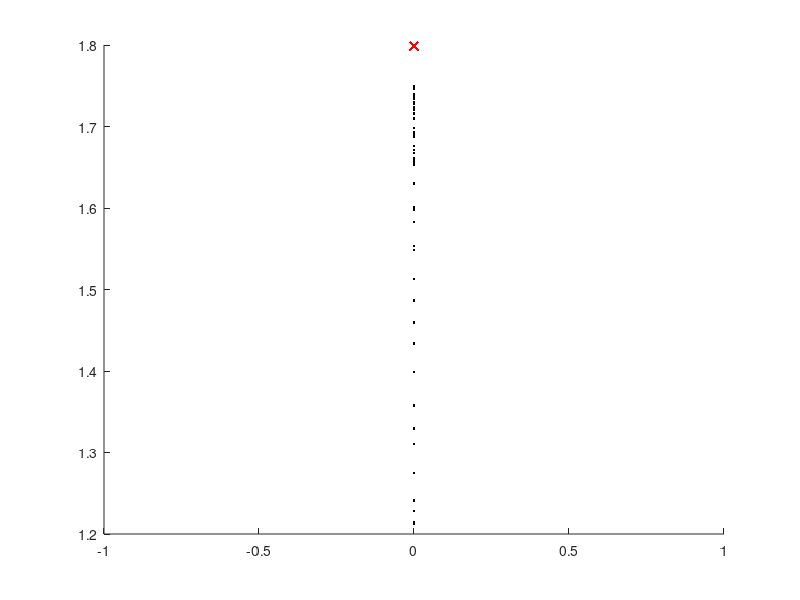

MATLAB code to generate this figure:
    %% RESET
clear all;
close all;
clc;
format compact;

%% LOAD
Data = load('Data.mat');

R = Data.R;
F = Data.F;
Data = [F',R'];
Data = sortrows(Data);
F = Data(3:end,1);
R = Data(3:end,2);
f = @(c) log10(250 - (250-250.^0.75).* exp(-F.^0.1.*c(1) - F.^0.5))
fc = @(c) sum((R - f(c)).^2);
c0 = [0.3];
options = optimset('MaxFunEvals', 1E8, 'MaxIter', 1E4, 'TolX',1e-12, 'TolFun', 1e-12);
[Y,V] = fminsearch(fc, c0, options)

figure();
hold on;
plot(F,R, '.k');
plot(F, f(Y), 'xr');